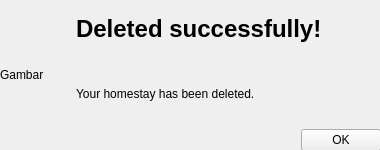
<?xml version="1.0" encoding="UTF-8"?>
<ui version="4.0">
 <class>PopupHomestayDelete</class>
 <widget class="QWidget" name="PopupHomestayDelete">
  <property name="geometry">
   <rect>
    <x>0</x>
    <y>0</y>
    <width>380</width>
    <height>150</height>
   </rect>
  </property>
  <property name="windowTitle">
   <string>Form</string>
  </property>
  <widget class="QWidget" name="horizontalLayoutWidget">
   <property name="geometry">
    <rect>
     <x>0</x>
     <y>0</y>
     <width>381</width>
     <height>151</height>
    </rect>
   </property>
   <layout class="QHBoxLayout" name="horizontalLayout">
    <item>
     <widget class="QLabel" name="picLbl">
      <property name="sizePolicy">
       <sizepolicy hsizetype="Fixed" vsizetype="Preferred">
        <horstretch>0</horstretch>
        <verstretch>0</verstretch>
       </sizepolicy>
      </property>
      <property name="minimumSize">
       <size>
        <width>70</width>
        <height>70</height>
       </size>
      </property>
      <property name="maximumSize">
       <size>
        <width>70</width>
        <height>70</height>
       </size>
      </property>
      <property name="text">
       <string>Gambar</string>
      </property>
      <property name="scaledContents">
       <bool>true</bool>
      </property>
     </widget>
    </item>
    <item>
     <layout class="QVBoxLayout" name="verticalLayout">
      <item>
       <widget class="QLabel" name="label_2">
        <property name="font">
         <font>
          <weight>75</weight>
          <bold>true</bold>
         </font>
        </property>
        <property name="text">
         <string>&lt;html&gt;&lt;head/&gt;&lt;body&gt;&lt;p&gt;&lt;span style=&quot; font-size:18pt; font-weight:600;&quot;&gt;Deleted successfully!&lt;/span&gt;&lt;/p&gt;&lt;/body&gt;&lt;/html&gt;</string>
        </property>
       </widget>
      </item>
      <item>
       <widget class="QLabel" name="label_3">
        <property name="text">
         <string>&lt;html&gt;&lt;head/&gt;&lt;body&gt;&lt;p align=&quot;justify&quot;&gt;Your homestay has been deleted.&lt;/p&gt;&lt;/body&gt;&lt;/html&gt;</string>
        </property>
        <property name="wordWrap">
         <bool>true</bool>
        </property>
       </widget>
      </item>
      <item>
       <layout class="QHBoxLayout" name="horizontalLayout_3">
        <item>
         <spacer name="horizontalSpacer">
          <property name="orientation">
           <enum>Qt::Horizontal</enum>
          </property>
          <property name="sizeHint" stdset="0">
           <size>
            <width>40</width>
            <height>20</height>
           </size>
          </property>
         </spacer>
        </item>
        <item>
         <widget class="QPushButton" name="buttonOK">
          <property name="text">
           <string>OK</string>
          </property>
         </widget>
        </item>
       </layout>
      </item>
     </layout>
    </item>
   </layout>
  </widget>
 </widget>
 <resources/>
 <connections/>
</ui>
